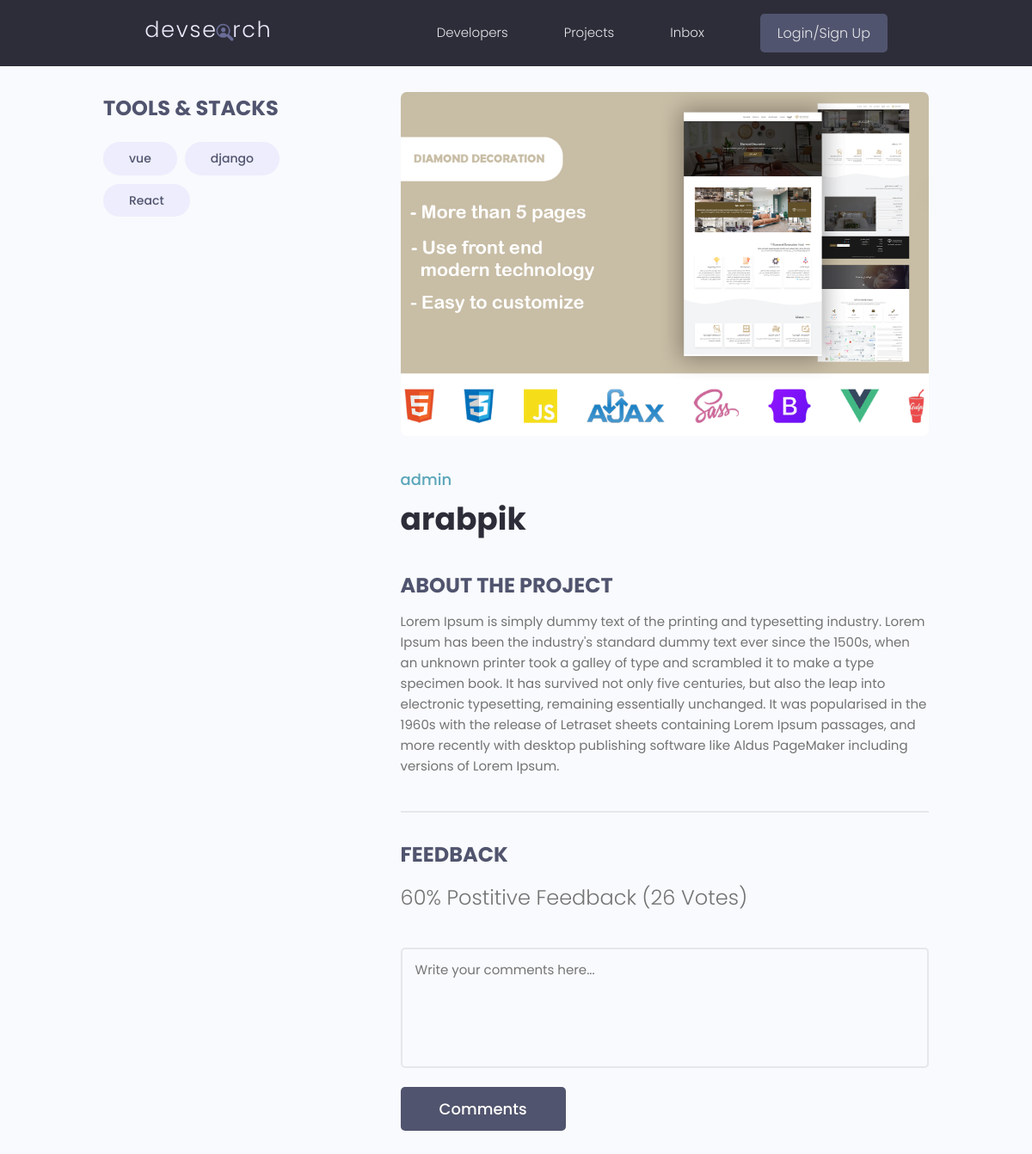
Page /projects/project/24a9607f-db48-4bf4-8f86-bad0d1ad142b on the earlier database version.
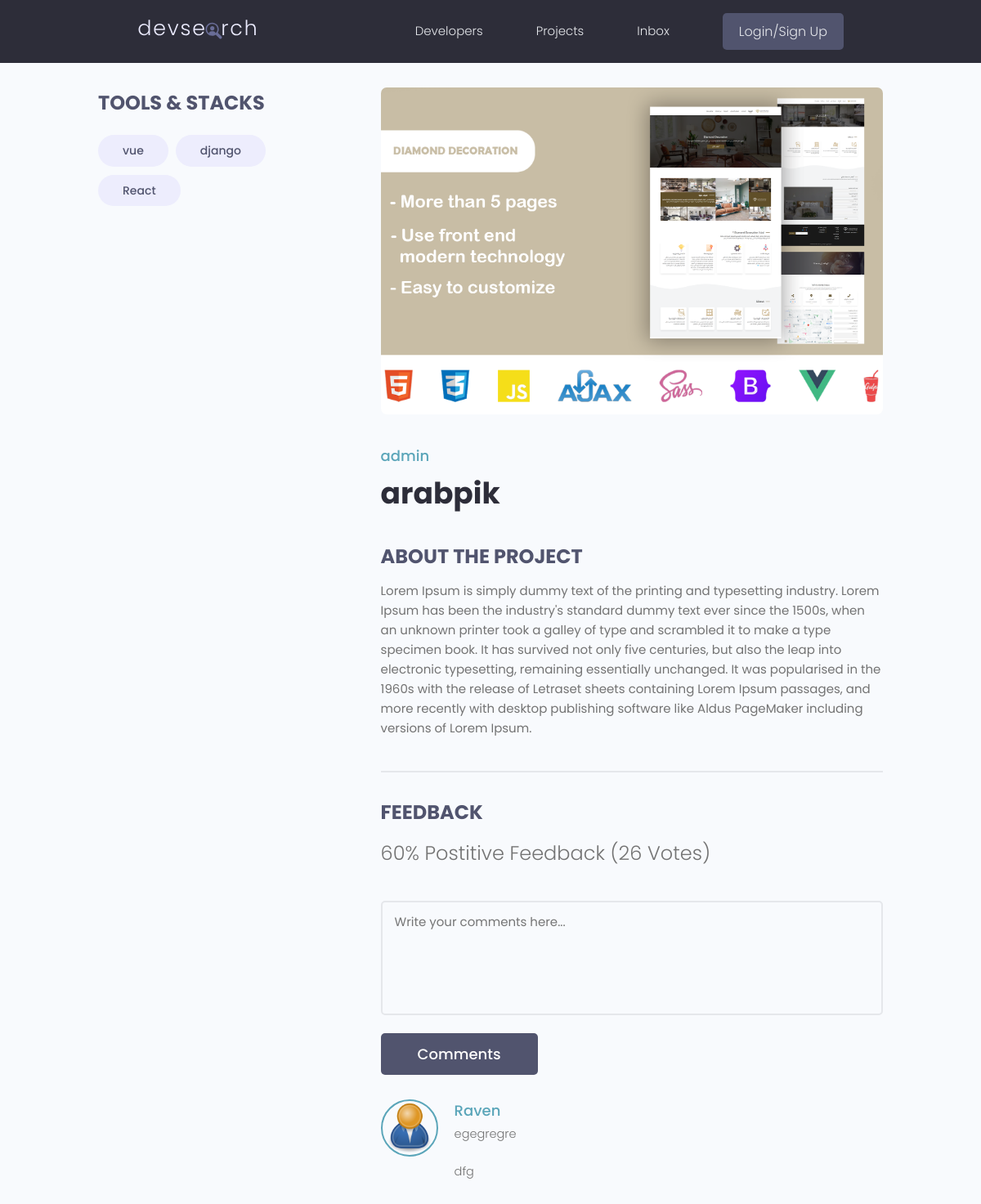
Same page on the later database version.
### projects/models.py (models this page shows, shortened)
class Tag(models.Model):
    id = models.UUIDField(default=uuid.uuid4, unique=True, primary_key=True, editable=False)
    name = models.CharField(max_length=300)
    created = models.DateTimeField(auto_now_add=True)
    def __str__(self):
        return self.name

class Review(models.Model):
    VOTE_TYPE = [
        (
            'up',
            'Up Vote'
        ),
        (
            'down',
            'Down Vote'
        ),
    ]
    id = models.UUIDField(default=uuid.uuid4, unique=True, primary_key=True, editable=False)
    owner = models.ForeignKey(Profile, on_delete=models.CASCADE, null=True)
    project = models.ForeignKey(Project, on_delete=models.CASCADE)
    body = models.TextField(null=True, blank=True)
    value = models.CharField(max_length= 200,choices=VOTE_TYPE)
    created = models.DateTimeField(auto_now_add=True)
    class Meta:
        unique_together = ['owner', 'project']

### users/models.py (models this page shows)
class Profile(models.Model):
    id = models.UUIDField(default=uuid.uuid4, unique=True,
                            primary_key=True, editable=False)
    user = models.OneToOneField(
        User, null=True, blank=True, on_delete=models.CASCADE)
    name = models.CharField(max_length=200, null=True, blank=True)
    user_name = models.CharField(max_length=200, null=True, blank=True)
    email = models.EmailField(null=True, blank=True)
    headline = models.CharField(max_length=800, null=True, blank=True)
    bio = models.TextField(null=True, blank=True)
    location = models.CharField(max_length=200, null=True, blank=True)
    profile_image = models.ImageField(
        null=True, blank=True, upload_to="profiles/", default="profiles/user-default.png")
    social_github = models.URLField(max_length=200, null=True, blank=True)
    social_twitter = models.URLField(max_length=200, null=True, blank=True)
    social_linkedin = models.URLField(max_length=200, null=True, blank=True)
    social_youtube = models.URLField(max_length=200, null=True, blank=True)
    social_website = models.URLField(max_length=200, null=True, blank=True)
    created = models.DateTimeField(auto_now_add=True)
    def __str__(self):
        return str(self.user.username)
    class Meta:
        ordering = ["created"]

### projects/views.py (the view)
# urls.py: path('project/<str:pk>', views.project, name="project"),
def project(request, pk):
    project = Project.objects.get(id=pk)
    context = {
        "project": project
    }
    return render(request, 'projects/single-project.html', context)

### projects/templates/projects/single-project.html (shortened to what this page needs)
{% extends 'main.html' %}
{% block content %}
<main class="singleProject my-md">
    <div class="container">
        <div class="layout">
            <div class="column column--1of3">
                <h3 class="singleProject__subtitle">Tools & Stacks</h3>
                <div class="singleProject__toolStack">
                    {% for tag in project.tags.all %}
                    <span class="tag tag--pill tag--sub tag--lg">
                        <small>{{tag}}</small>
                    </span>
                    {% endfor %}
                </div>
            </div>
            <div class="column column--2of3">
                <img class="singleProject__preview" src="{{project.image.url}}" alt="portfolio thumbnail" />
                <a href="{% url 'user-profile' project.owner.id%}" class="singleProject__developer">{{project.owner}}</a>
                <h2 class="singleProject__title">{{project.title}}</h2>
                <h3 class="singleProject__subtitle">About the Project</h3>
                <div class="singleProject__info">
                    {{project.description}}
                </div>
                <div class="comments">
                    <h3 class="singleProject__subtitle">Feedback</h3>
                    <h5 class="project--rating">
                        {{project.vote_ratio}}% Postitive Feedback ({{project.vote_total}} Vote{{project.vote_total|pluralize}})
                    </h5>
                    <form class="form" action="#" method="POST">
                        <div class="form__field">
                            <textarea class="input input--textarea" name="message" id="formInput#textarea"
                                placeholder="Write your comments here..."></textarea>
                        </div>
                        <input class="btn btn--sub btn--lg" type="submit" value="Comments" />
                    </form>
                    <div class="commentList">
                        {% for review in project.review_set.all %}
                            {% if review.body %}
                                <div class="comment">
                                    <a href="{% url 'user-profile' review.owner.id %}">
                                        <img class="avatar avatar--md"
                                            src="{{review.owner.profile_image.url}}"
                                            alt="user" />
                                    </a>
                                    <div class="comment__details">
                                        <a href="{% url 'user-profile' review.owner.id %}" class="comment__author">{{review.owner.name}}</a>
                                        <p class="comment__info">
                                            {{review.body|linebreaksbr}}
                                        </p>
                                    </div>
                                </div>
                            {% endif %}
                        {% endfor %}
                    </div>
                </div>
            </div>
        </div>
    </div>
</main>
{% endblock content %}

Differences in the rows shown:
added Review: owner.profile_image (placeholder picture), owner.name "Raven", body "egegregre dfg"
